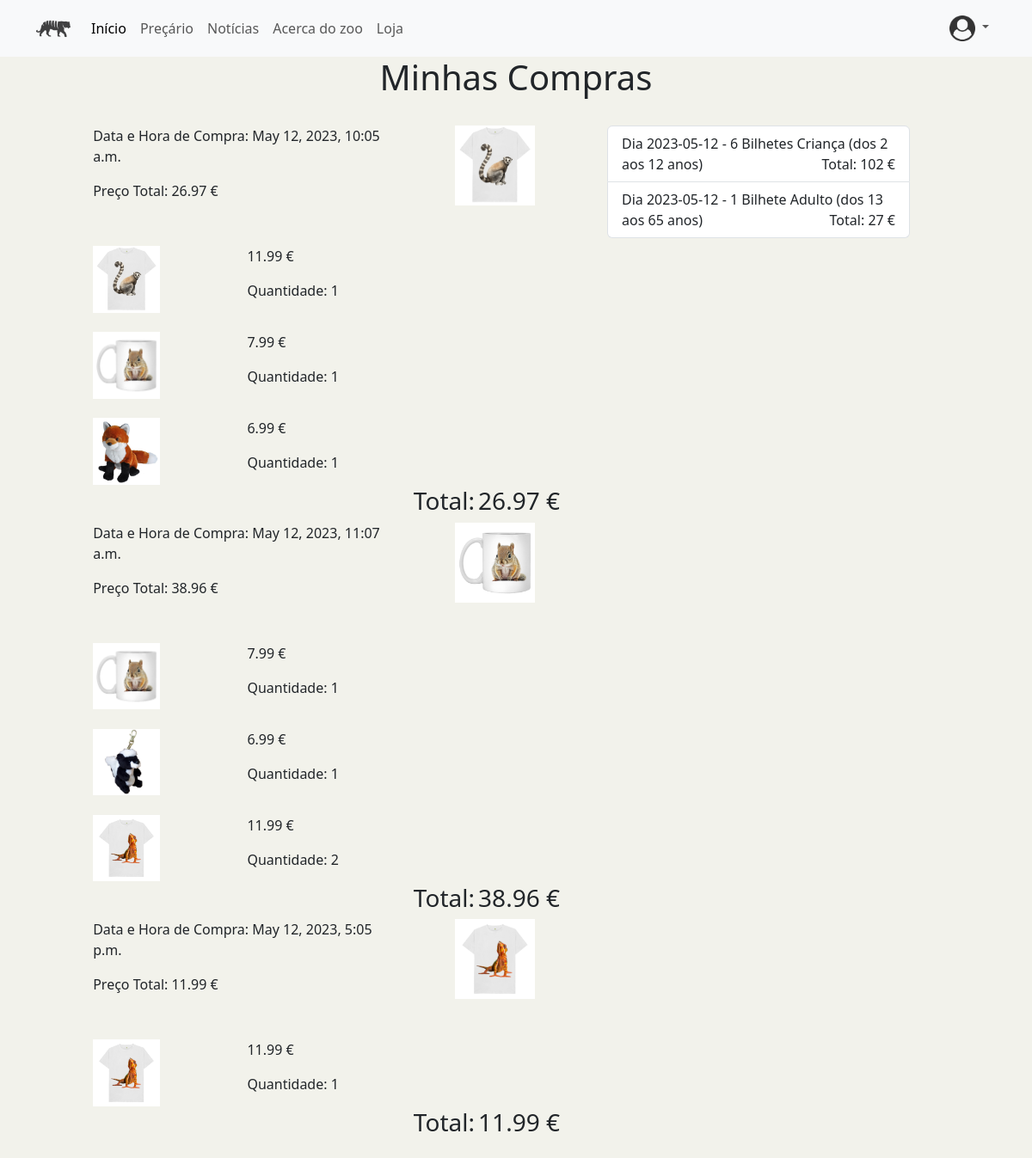
Page /minhascompras (signed in) on the committed database.
### ZOO_App/models.py (models this page shows)
class Fatura(models.Model):
    data = models.DateTimeField()
    preco_total = models.FloatField()
    utilizador = models.ForeignKey(Utilizador, on_delete=models.DO_NOTHING)

class FaturaProduto_pk(models.Model):
    class Meta:
        unique_together = (('fatura', 'produto'),)
    fatura = models.ForeignKey(Fatura, on_delete=models.DO_NOTHING)
    produto = models.ForeignKey(Produto, on_delete=models.DO_NOTHING)
    quantidade = models.IntegerField(default=0)

class Produto(models.Model):
    designacao = models.CharField(max_length=50)
    preco = models.FloatField()
    categoria = models.CharField(max_length=50)
    imagem = models.FileField(upload_to="Products", null=True)
    descricao = models.CharField(max_length=100)
    ativo = models.BooleanField(default=True)

class BilheteUtilizador(models.Model):
    bilhete = models.ForeignKey(Bilhete, on_delete=models.DO_NOTHING)
    utilizador = models.ForeignKey(User, on_delete=models.DO_NOTHING)
    data_compra = models.DateTimeField(default=datetime.now)
    quantidade = models.IntegerField()

class Bilhete(models.Model):
    intervalo_idade = models.CharField(max_length=50)
    preco = models.FloatField()

### ZOO_App/views.py (the view)
# urls.py: path('minhascompras',views.render_minhascompras, name='minhascompras'),
@login_required(login_url='/login')
def render_minhascompras(request):
    if request.user.is_authenticated:
        list = getProductsInCart(request)
        utilizador = get_object_or_404(Utilizador, user_id=request.user.id)
        faturas = Fatura.objects.filter(utilizador=utilizador)
        bilhetes = BilheteUtilizador.objects.filter(utilizador=request.user.id)
        dict={}
        for item in faturas:
            dict[item]=FaturaProduto_pk.objects.filter(fatura=item)
        return render(request, 'ZOO_App/minhascompras.html', {'all' :list, 'fatura':dict, 'bilhetes':bilhetes})

### ZOO_App/views.py (called while the page is built)
def auxGetProductsInCart(utilizador):
    pcc_pk = ProdutoCarinhoCompras_pk.objects.filter(utilizador=utilizador)
    list=[]
    for item in pcc_pk:
        if item.produto.ativo==False:
            continue
        list.append(item)
    return list

def getProductsInCart(request):
    product_list = Produto.objects.all()
    utilizador = get_object_or_404(Utilizador, user_id=request.user.id)
    list = auxGetProductsInCart(utilizador)
    return list

### ZOO_App/templates/ZOO_App/minhascompras.html (shortened to what this page needs)
{%extends "./index.html"%} {%block titulo%} Product {%endblock%} {% load static%} {%block head%}
<link
  href="https://code.jquery.com/ui/jquery-ui-git.css"
  rel="stylesheet"
  type="text/css"
/>
{%endblock%} {%block conteudo%}
<h1 class="product-title" style="text-align: center">Minhas Compras</h1>
<br />
<div class="row mb-3">
  <div class="col-7">
    <div class="row row-cols-1">
      {% for key, value in fatura.items %}
      <div>
        <div class="row row-principal mb-3">
          <div class="col-md-8">
            <p>Data e Hora de Compra: {{key.data}}</p>
            <p>Preço Total: {{key.preco_total}} €</p>
          </div>
          <div class="col-md-4">
            <img
              src="{{ value.0.produto.imagem.url }}"
              style="width: 60%; float: right; aspect-ratio: 1;"
              alt=""
            />
          </div>
        </div>
      </div>
      <div class="row-secondary">
        {% for item in value %}
        <div class="compras-box row row-secondary-ind">
          <div class="col-md-4">
            <img
              src="{{ item.produto.imagem.url }}"
              alt=""
              style="width: 50%; height: auto; aspect-ratio: 1;"
              class="compras-cart-image"
            />
          </div>
          <div class="col-md-8">
            <p class="product-compras-price">{{item.produto.preco}} €</p>
            <p class="product-compras-quantity">
              Quantidade: {{item.quantidade}}
            </p>
          </div>
        </div>
        {% endfor %}
        <div class="compras-total float-end">
          <h3 class="compras-total-title d-inline-block">Total:</h3>
          <h3 class="compras-total-price d-inline-block">
            {{key.preco_total}} €
          </h3>
        </div>
      </div>
      {%endfor%}
    </div>
  </div>
  <div class="col-4">
    <ul class="list-group" class="list-group" style="display: inline-block;">
    {% for item in bilhetes %}
    <li class="list-group-item" >
    <span style="margin-right: 40px;">Dia {{item.data_compra|date:'Y-m-d'}} - {{item.quantidade}} {%if item.quantidade > 1%} Bilhetes {%else%} Bilhete {%endif%} {{item.bilhete.intervalo_idade}} </span>
    <span style="float: right;">Total: {% widthratio item.quantidade 1 item.bilhete.preco%} €</span>
    </li>
     {% endfor %}
</ul>
  </div>
</div>
{%endblock%}

### ZOO_App/templates/ZOO_App/index.html (style rules this page uses)
body { padding: 0px; margin: 0px; width: 100%; background-color: rgb(242, 242, 235); }

### ZOO_App/templates/ZOO_App/minhascompras.html (style rules this page uses)
.row { margin-right: 3%; margin-left: 3%; }
.row-secondary-ind { margin-top: 20px; }

### rows in the picture
Fatura: data "May 12, 2023, 10:05 a.m.", preco_total "26.97", shows a picture
FaturaProduto_pk: shows a picture, produto.preco "11.99", quantidade "1"
FaturaProduto_pk: produto.preco "7.99", quantidade "1"
FaturaProduto_pk: shows a picture, produto.preco "6.99", quantidade "1"
Fatura: data "May 12, 2023, 11:07 a.m.", preco_total "38.96", shows a picture
FaturaProduto_pk: produto.preco "7.99", quantidade "1"
FaturaProduto_pk: shows a picture, produto.preco "6.99", quantidade "1"
FaturaProduto_pk: produto.preco "11.99", quantidade "2"
Fatura: data "May 12, 2023, 5:05 p.m.", preco_total "11.99", shows a picture
FaturaProduto_pk: produto.preco "11.99", quantidade "1"
BilheteUtilizador: data_compra "2023-05-12", quantidade "6", shows "Bilhetes", bilhete.intervalo_idade "Criança (dos 2 aos 12 anos)", quantidade+bilhete "102"
BilheteUtilizador: data_compra "2023-05-12", quantidade "1", shows "Bilhete", bilhete.intervalo_idade "Adulto (dos 13 aos 65 anos)", quantidade+bilhete "27"
